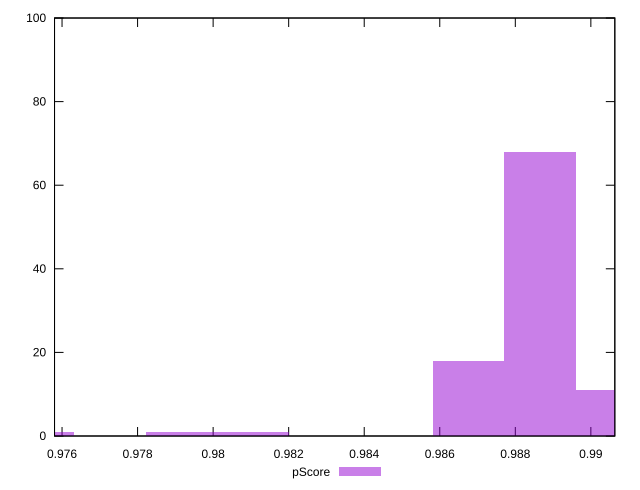

Write the gnuplot code that produced this figure.
reset

$pScore <<EOF
0.9753782396917091 1
0.9810711087949682 1
0.9905592239670665 11
0.9886616009326469 68
0.9867639778982271 18
0.9791734857605485 1
EOF

set key outside below
set boxwidth 0.0018976230344196676
set xrange [0.9758012137608907:0.9906345293294312]
set yrange [0:100]
set trange [0:100]
set style fill transparent solid 0.5 noborder
set terminal svg size 640, 490 enhanced background rgb 'white'
set output "report_00008_2021-01-22T20:58:29.167/bootup-time/samples/pages/pScore/histogram.svg"

plot $pScore title "pScore" with boxes

reset
